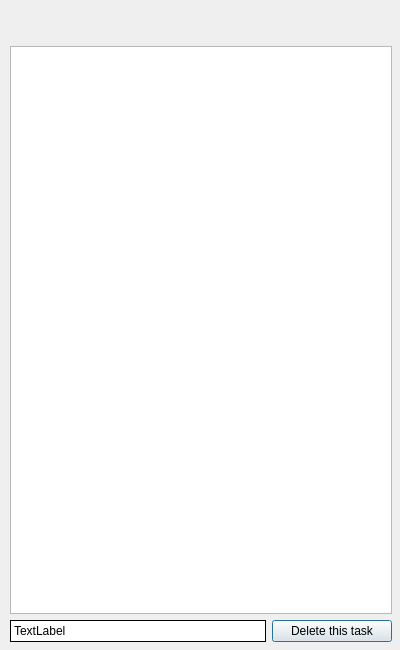
<?xml version="1.0" encoding="UTF-8"?>
<ui version="4.0">
 <class>todolist</class>
 <widget class="QDialog" name="todolist">
  <property name="geometry">
   <rect>
    <x>0</x>
    <y>0</y>
    <width>400</width>
    <height>650</height>
   </rect>
  </property>
  <property name="windowTitle">
   <string>To-do List</string>
  </property>
  <property name="autoFillBackground">
   <bool>false</bool>
  </property>
  <widget class="QWidget" name="layoutWidget">
   <property name="geometry">
    <rect>
     <x>10</x>
     <y>10</y>
     <width>382</width>
     <height>632</height>
    </rect>
   </property>
   <layout class="QVBoxLayout" name="verticalLayout">
    <item>
     <widget class="QLabel" name="label">
      <property name="minimumSize">
       <size>
        <width>0</width>
        <height>30</height>
       </size>
      </property>
      <property name="styleSheet">
       <string notr="true"/>
      </property>
      <property name="text">
       <string/>
      </property>
     </widget>
    </item>
    <item>
     <widget class="QListWidget" name="list">
      <property name="minimumSize">
       <size>
        <width>380</width>
        <height>550</height>
       </size>
      </property>
     </widget>
    </item>
    <item>
     <layout class="QHBoxLayout" name="horizontalLayout">
      <item>
       <widget class="QLabel" name="countlabel">
        <property name="styleSheet">
         <string notr="true">border: 1px solid black;
background-color: white
</string>
        </property>
        <property name="text">
         <string>TextLabel</string>
        </property>
       </widget>
      </item>
      <item>
       <widget class="QPushButton" name="deletebutton">
        <property name="maximumSize">
         <size>
          <width>120</width>
          <height>16777215</height>
         </size>
        </property>
        <property name="text">
         <string>Delete this task</string>
        </property>
       </widget>
      </item>
     </layout>
    </item>
   </layout>
  </widget>
 </widget>
 <resources/>
 <connections/>
</ui>
